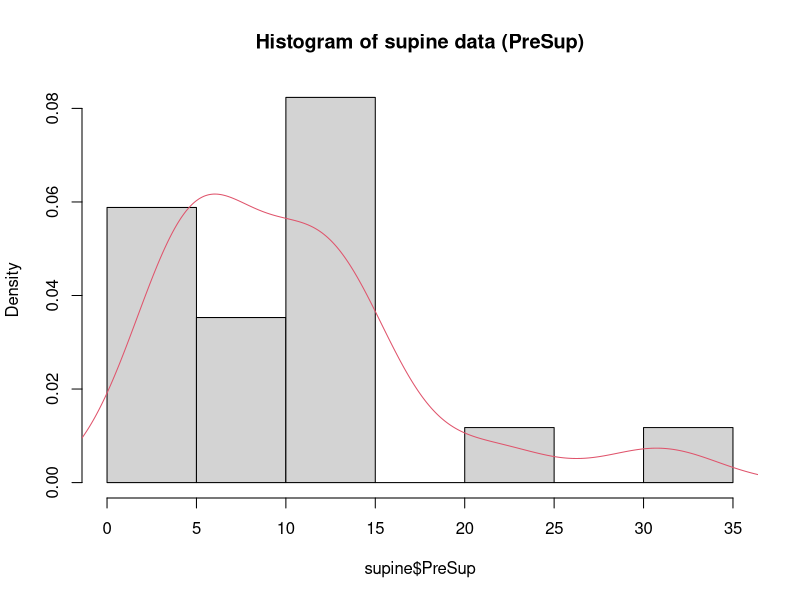
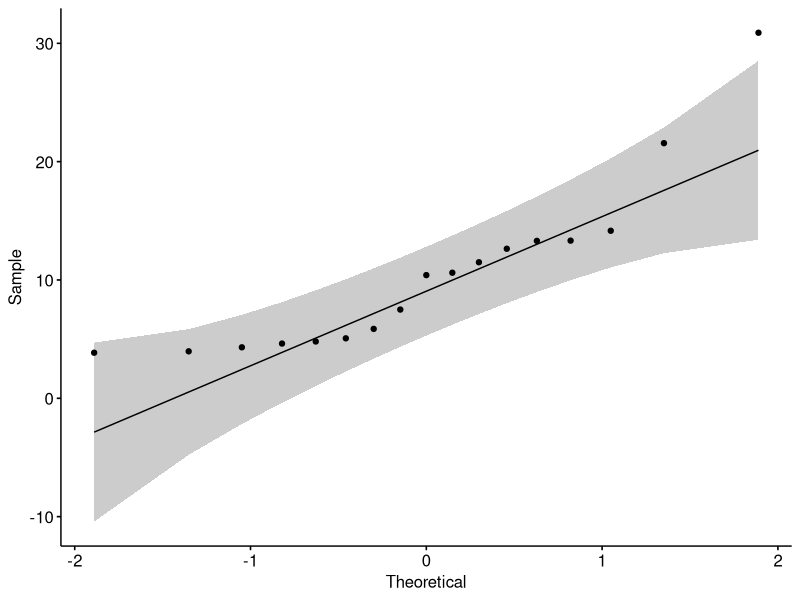
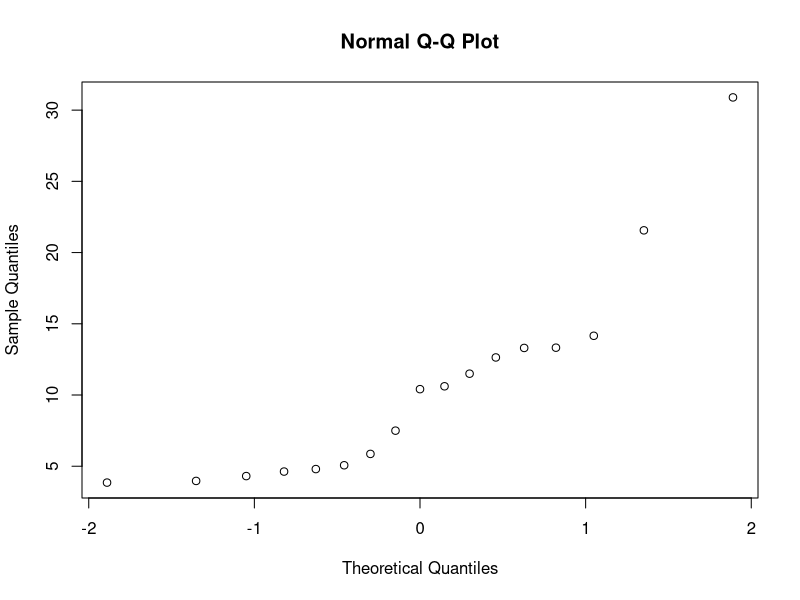
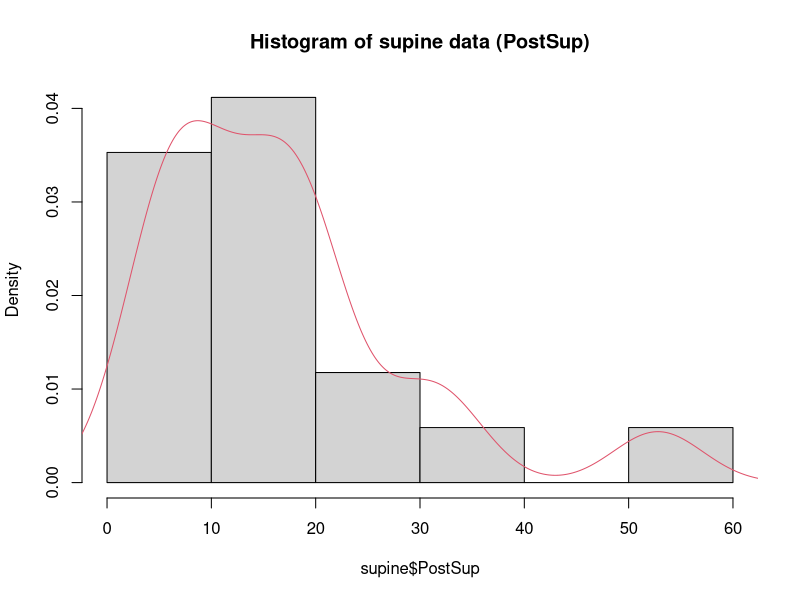
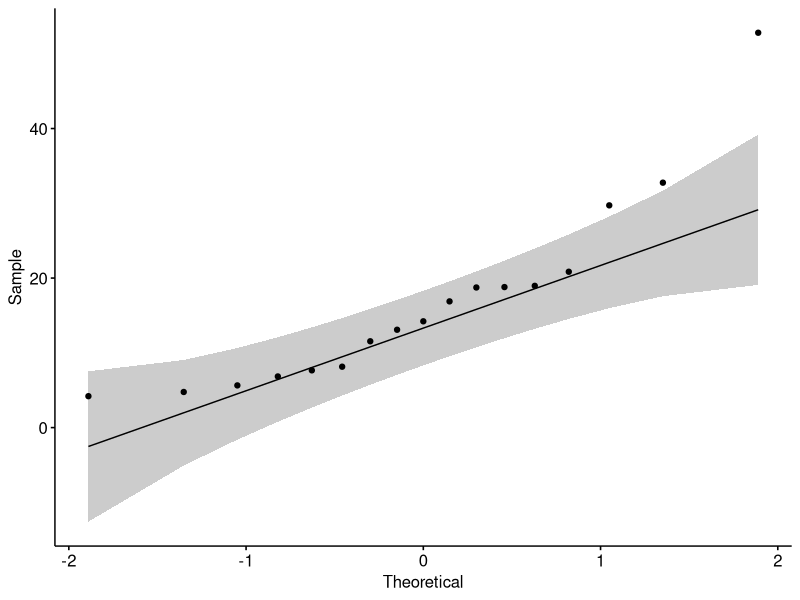
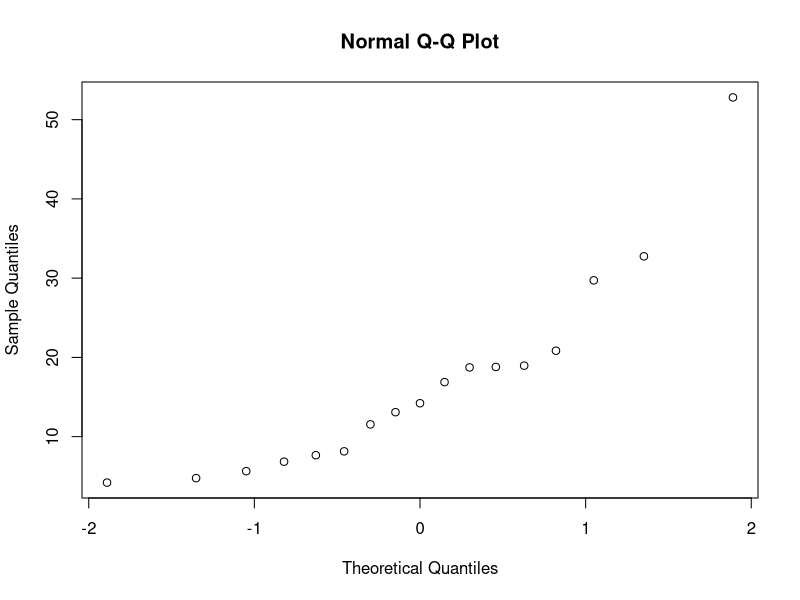
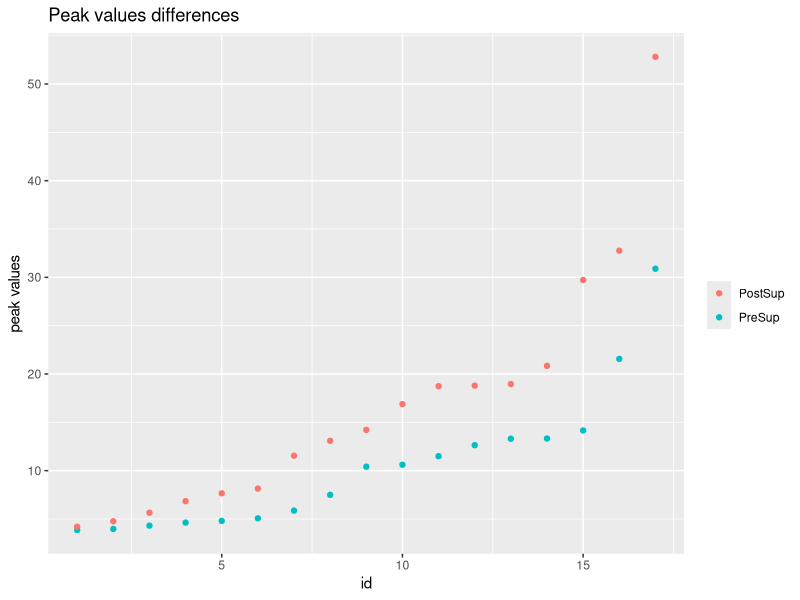
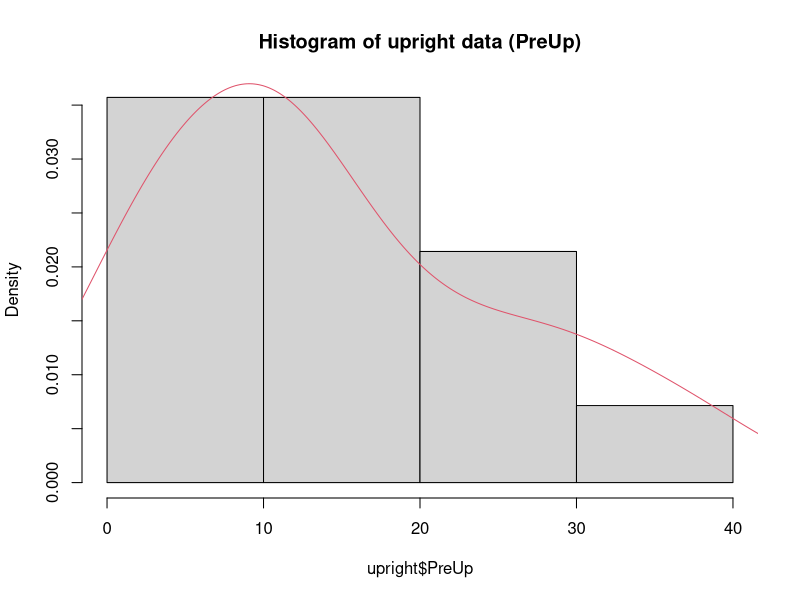

These figures' R source, in order:
## ---- chunk 1
knitr::opts_chunk$set(echo = TRUE)
## ---- chunk 2
library(readxl)
supine <- read_excel("PeakPFMCCompare.xlsx", sheet = "Supine")
upright <- read_excel("PeakPFMCCompare.xlsx", sheet = "Upright")
## ---- chunk 3
# Supine dataset
# Density plot for presup
hist(supine$PreSup, probability = TRUE, 
     main = "Histogram of supine data (PreSup)")
lines(density(supine$PreSup),col = 2)
## ---- chunk 4
# QQ plot
library(ggpubr)
ggqqplot(supine$PreSup)

qqnorm(supine$PreSup)
## ---- chunk 5
shapiro.test(supine$PreSup)
## ---- chunk 6
# Density plot for postsup
hist(supine$PostSup, probability = TRUE, main = "Histogram of supine data (PostSup)")
lines(density(supine$PostSup), col = 2)

# QQ plot
ggqqplot(supine$PostSup)
qqnorm(supine$PostSup)
## ---- chunk 7
shapiro.test(supine$PostSup)
## ---- chunk 8
library(tidyverse)
tidysupine = supine %>% 
  mutate(id = 1:nrow(supine)) %>%
  gather(group, peakvalue, c(PreSup, PostSup))


qplot(x = tidysupine$id, y = tidysupine$peakvalue, color = tidysupine$group,
      xlab = "id", ylab = "peak values", main = "Peak values differences") + 
  scale_color_discrete(name = "")
## ---- chunk 9
# Upright dataset
# Density plots for preup
hist(upright$PreUp, probability = TRUE, main = "Histogram of upright data (PreUp)")
lines(density(upright$PreUp), col = 2)
## ---- chunk 10
# QQ plot
ggqqplot(upright$PreUp)
qqnorm(upright$PreUp)
## ---- chunk 11
shapiro.test(upright$PreUp)
## ---- chunk 12
# Density plot for postup
hist(upright$PostUp, probability = TRUE, main = "Histogram of upright data (PostUp)")
lines(density(upright$PostUp), col = 2)
## ---- chunk 13
# QQ plot
ggqqplot(upright$PostUp)
qqnorm(upright$PostUp)
## ---- chunk 14
# Shapiro-Wilk’s test
shapiro.test(upright$PostUp)
## ---- chunk 15
tidyupright = upright %>% 
  mutate(id = 1:nrow(upright)) %>%
  gather(group, peakvalue, c(PreUp, PostUp))

# Order the data first
meantbl = tidyupright %>% 
  group_by(id) %>%
  summarise(meanpeak = mean(peakvalue))

tidyupright$rank = rep(order(order(meantbl$meanpeak)), 2)

qplot(x = tidyupright$rank, y = tidyupright$peakvalue, 
      color = tidyupright$group, xlab = "id", ylab = "peak values") + 
  scale_color_discrete(name = "")
## ---- chunk 16

